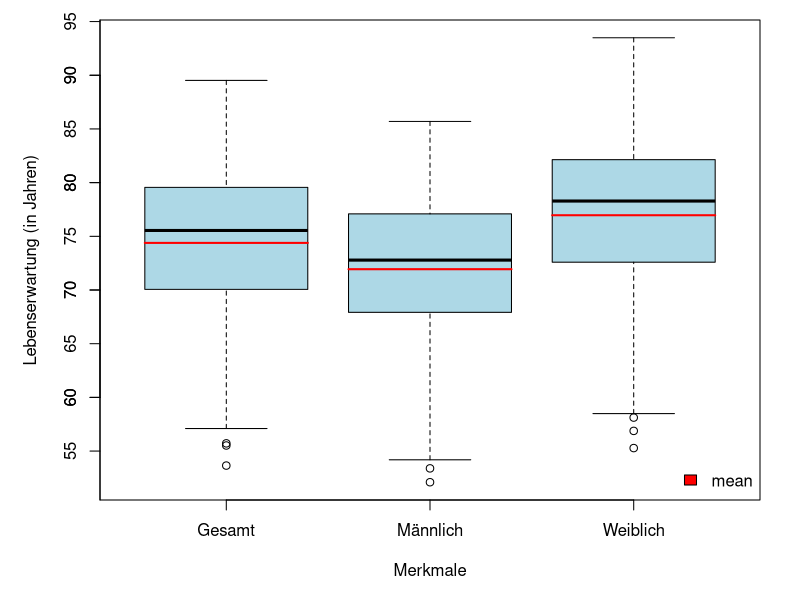
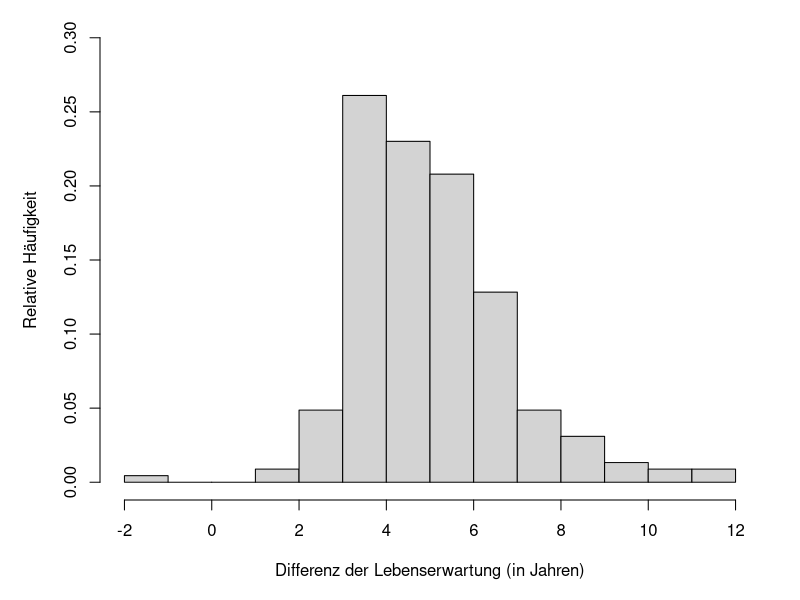
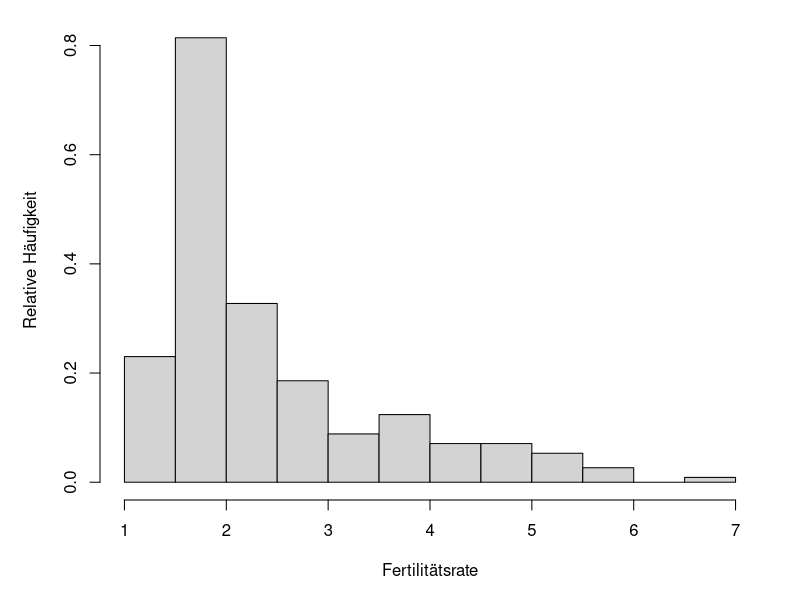
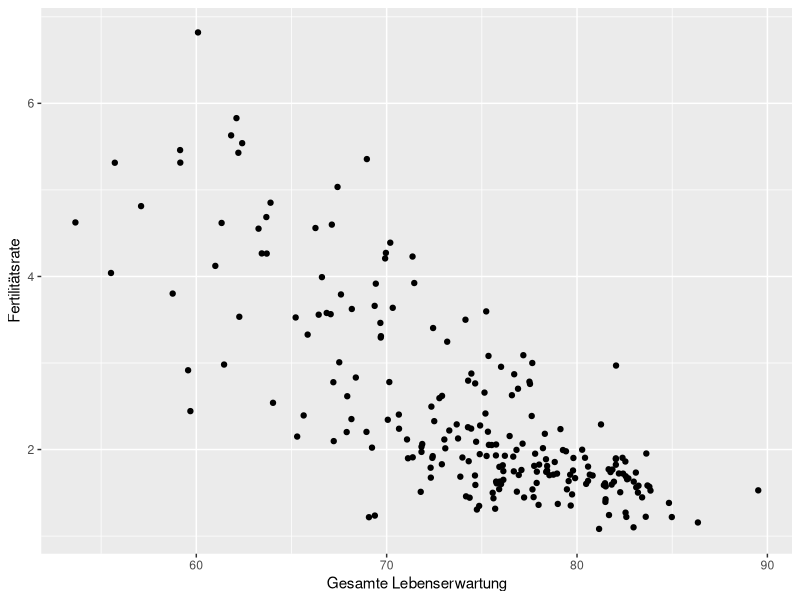
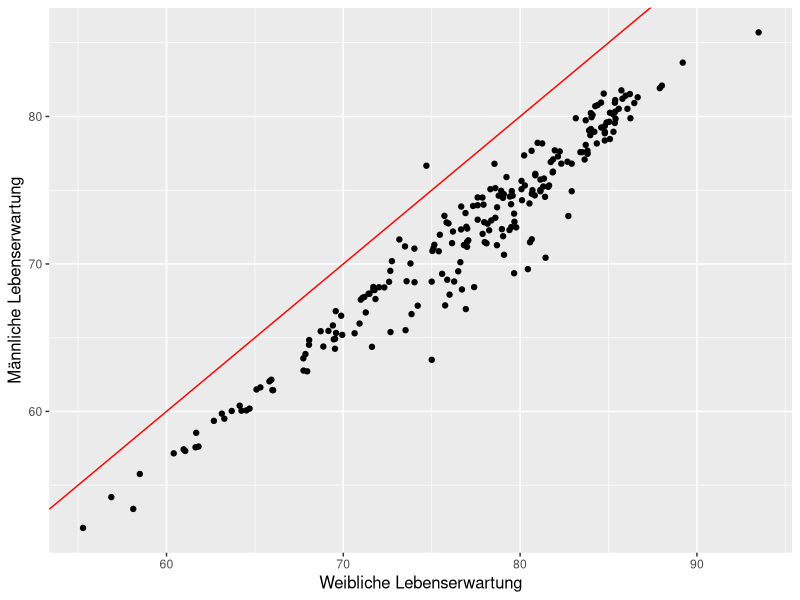
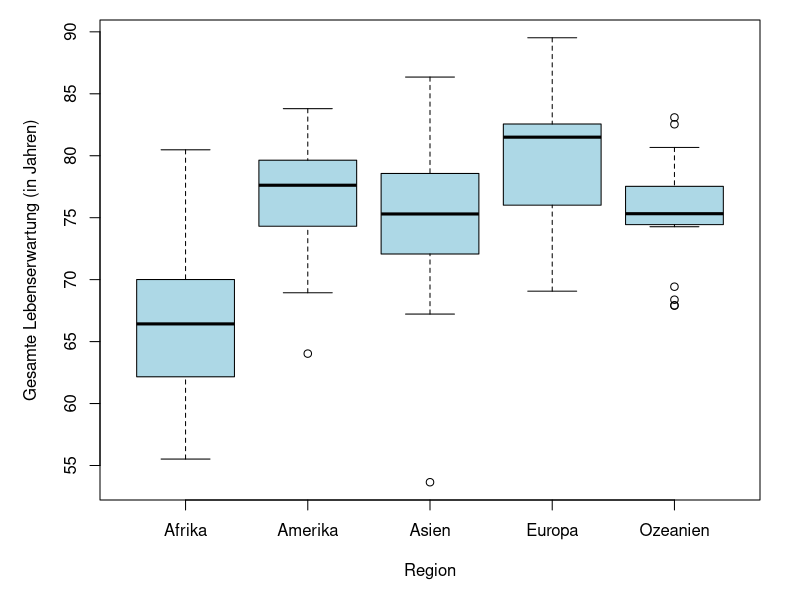
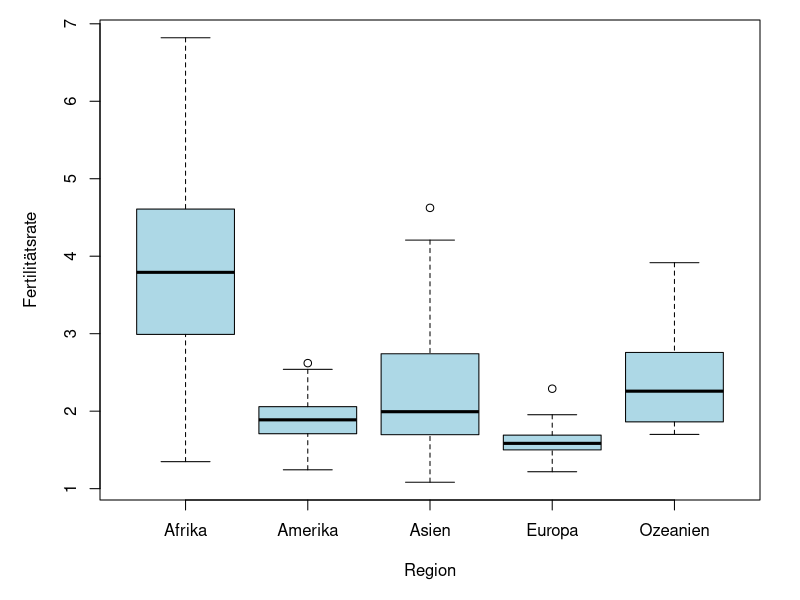
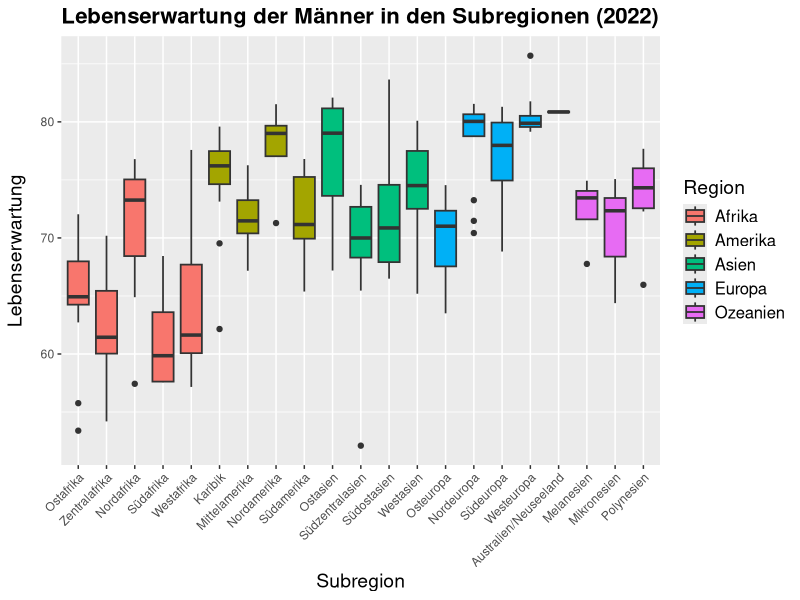

Write the R code that produced these figures, in order.
library(ggplot2)

setwd("C:/Users/alena/Documents/GitHub/Fallstudien-1/Projekt 1")

data <- read.csv("census_2022_2002.csv")
# Ueberblick ueber die Daten
dim(data)
head(data)
str(data)
summary(data)

# Entfernung von NA-Werten
data_noNA <- na.omit(data)

# Datensatz auf 2 abhaengig vom Jahr teilen
data2002 <- subset(data_noNA, Year == 2002)
dim(data2002)

data2022 <- subset(data_noNA, Year == 2022)
dim(data2022)


#1 - Haeufigkeitsverteilungen der Merkmale + Unterschiede zwischen Geschlechter
attach(data2022)

num_stat <- function(data) {
  var_name <- c("Gesamte Lebenserwartung", "Männliche Lebenserwartung", 
                "Weibliche Lebenserwartung", "Fertilitätsrate")
  result <- matrix(NA, nrow = length(data), ncol = 7)
  colnames(result) <- c("Variable", "min", "max", "IQR", "median", 
                        "mean", "sd")
  for(i in 1:length(data)) {
    var_data <- data[[i]]
    Max <- max(var_data)
    Min <- min(var_data)
    q1 <- quantile(var_data, 0.25)
    q3 <- quantile(var_data, 0.75)
    result[i, 1] <- var_name[i]
    result[i, 2] <- round(Min, 2)
    result[i, 3] <- round(Max,2)
    result[i, 4] <- round(q3 - q1,2)
    result[i, 5] <- round(median(var_data),2)
    result[i, 6] <- round(mean(var_data),2)
    result[i, 7] <- round(sd(var_data),2)
  } 
  return(as.data.frame(result))
}
num_data <- 3:6
num_stat(data2022[,num_data])

# Boxplots der Lebenserwartung (+ Unterschiede zwischen den Geschlechtern)
par(mar = c(5, 5, 1, 2))
boxplot(Life_Expectancy_Overall,
        Life_Expectancy_Male,
        Life_Expectancy_Female,
        names = c("Gesamt", "Männlich", "Weiblich"),
        ylab = "Lebenserwartung (in Jahren)",
        xlab = "Merkmale", horizontal = FALSE, col = "lightblue")
axis(2, at = seq(0, 100, by = 5))
means <- c(mean(Life_Expectancy_Overall),
           mean(Life_Expectancy_Male),
           mean(Life_Expectancy_Female))
segments(x0 = 1:3 - 0.4, y0 = means, x1 = 1:3 + 0.4, y1 = means, col = "red", lwd = 2)
legend("bottomright", legend = "mean", fill = "red", bty = "n")

# Differenz der Lebenserwartung (Frauen - Männer)
Diff_Lebenserwartung <- Life_Expectancy_Female - Life_Expectancy_Male
hist(Diff_Lebenserwartung, xlab = "Differenz der Lebenserwartung (in Jahren)",
     ylab = "Relative Häufigkeit",probability = TRUE,
     ylim = c(0, 0.30), breaks = -2:12, main = "")

# Histogramm für Fertilitätsrate
hist(Total_Fertility_Rate, xlab = "Fertilitätsrate", 
     ylab = "Relative Häufigkeit", probability = TRUE, main = "")

# Verteilung der Region mit Tabelle

table(Region)

# Verteilung der Subregion
table(Subregion)

################

#2 - bivariate Zusammenhaenge zwischen den Merkmalen

# Subregionen nach Region
table(Subregion, Region)

# Zusammenhang zwischen gesamten Lebenserwartung und Fertilitätsrate
# Streudiagramm
ggplot(data2022, aes(x = Life_Expectancy_Overall, y = Total_Fertility_Rate)) +
  geom_point() +
  labs(x = "Gesamte Lebenserwartung",
       y = "Fertilitätsrate")

# Zusammenhang zwischen Lebenserwartung von Frauen und Männer
# Streudiagramm
ggplot(data2022, aes(x = Life_Expectancy_Female, y = Life_Expectancy_Male)) +
  geom_point() +
  geom_abline(intercept = 0, slope = 1, color = "red", linetype = "solid") +
  labs(x = "Weibliche Lebenserwartung",
       y = "Männliche Lebenserwartung") +
  theme(
    axis.title.x = element_text(size = 12),
    axis.title.y = element_text(size = 12) 
  )

# Boxplot der Lebenserwartung nach Region
region_name = c("Afrika", "Amerika", "Asien", "Europa", "Ozeanien")

boxplot(Life_Expectancy_Overall ~ Region,
        ylab = "Gesamte Lebenserwartung (in Jahren)",
        xlab = "Region", horizontal = FALSE,
        names = region_name, col = "lightblue")

# Boxplot der Fertilitätsrate nach Region
boxplot(Total_Fertility_Rate ~ Region, 
        ylab = "Fertilitätsrate",
        xlab = "Region", horizontal = FALSE,
        col = "lightblue", names = region_name)


#3 - Unterschiede der Merkmale zwischen den Subregionen

# Subregionen ins Deutsche übersetzen und Region hinzufügen
data2022$Subregion[data2022$Subregion == "Eastern Africa"] <- "Ostafrika"
data2022$Subregion[data2022$Subregion == "Middle Africa"] <- "Zentralafrika"
data2022$Subregion[data2022$Subregion == "Northern Africa"] <- "Nordafrika"
data2022$Subregion[data2022$Subregion == "Southern Africa"] <- "Südafrika"
data2022$Subregion[data2022$Subregion == "Western Africa"] <- "Westafrika"
data2022$Subregion[data2022$Subregion == "Caribbean"] <- "Karibik"
data2022$Subregion[data2022$Subregion == "Central America"] <- "Mittelamerika"
data2022$Subregion[data2022$Subregion == "Northern America"] <- "Nordamerika"
data2022$Subregion[data2022$Subregion == "South America"] <- "Südamerika"
data2022$Subregion[data2022$Subregion == "Eastern Asia"] <- "Ostasien"
data2022$Subregion[data2022$Subregion == "South-Central Asia"] <- "Südzentralasien"
data2022$Subregion[data2022$Subregion == "South-Eastern Asia"] <- "Südostasien"
data2022$Subregion[data2022$Subregion == "Western Asia"] <- "Westasien"
data2022$Subregion[data2022$Subregion == "Eastern Europe"] <- "Osteuropa"
data2022$Subregion[data2022$Subregion == "Northern Europe"] <- "Nordeuropa"
data2022$Subregion[data2022$Subregion == "Southern Europe"] <- "Südeuropa"
data2022$Subregion[data2022$Subregion == "Western Europe"] <- "Westeuropa"
data2022$Subregion[data2022$Subregion == "Australia/New Zealand"] <- "Australien/Neuseeland"
data2022$Subregion[data2022$Subregion == "Melanesia"] <- "Melanesien"
data2022$Subregion[data2022$Subregion == "Micronesia"] <- "Mikronesien"
data2022$Subregion[data2022$Subregion == "Polynesia"] <- "Polynesien"

# Region hinzufügen basierend auf den Subregionen
data2022$Region <- ifelse(data2022$Subregion %in% c("Ostafrika", "Zentralafrika", "Nordafrika", "Südafrika", "Westafrika"), "Afrika",
                          ifelse(data2022$Subregion %in% c("Karibik", "Mittelamerika", "Nordamerika", "Südamerika"), "Amerika",
                                 ifelse(data2022$Subregion %in% c("Ostasien", "Südzentralasien", "Südostasien", "Westasien"), "Asien",
                                        ifelse(data2022$Subregion %in% c("Osteuropa", "Nordeuropa", "Südeuropa", "Westeuropa"), "Europa",
                                               ifelse(data2022$Subregion %in% c("Australien/Neuseeland", "Melanesien", "Mikronesien", "Polynesien"), "Ozeanien", 
                                                      NA)))))

# Sortieren der Daten nach Region und Subregion in neuer Variable year2022
year2022 <- data2022[order(Region, Subregion), ]


#########################
#Boxplots

#Boxplot Lebenserwartung der Männer in den Subregionen
# Boxplot mit ggplot2, nach Region gruppiert und mit farblicher Unterscheidung der Regionen
ggplot(year2022, aes(x = factor(Subregion, levels = unique(Subregion)), y = Life_Expectancy_Male, fill = Region)) +
  geom_boxplot(coef = 1.5, size = 0.6) +
  labs(title = "Lebenserwartung der Männer in den Subregionen (2022)",
       x = "Subregion",
       y = "Lebenserwartung",
       fill = "Region") +  # Legende für die Regionen hinzufügen
  theme(
    plot.title = element_text(size = 16, face = "bold"),  # Überschrift größer und fett
    axis.title.x = element_text(size = 14),  # x-Achsenbeschriftung größer
    axis.title.y = element_text(size = 14, margin = margin(r = 10)),  # y-Achsenbeschriftung größer
    axis.text.x = element_text(angle = 45, hjust = 1), # x-Achsenbeschriftung um 45 Grad drehen
    legend.text = element_text(size = 12),  # Legendentext größer
    legend.title = element_text(size = 14)  # Legendentitel größer
  )


# Boxplot Lebenserwartung der Frauen in den Subregionen
ggplot(year2022, aes(x = factor(Subregion, levels = unique(Subregion)), y = Life_Expectancy_Female, fill = Region)) +
  geom_boxplot(coef = 1.5, size = 0.6) +
  labs(title = "Lebenserwartung der Frauen in den Subregionen (2022)",
       x = "Subregion",
       y = "Lebenserwartung",
       fill = "Region") +  # Legende für die Regionen hinzufügen
  theme(
    plot.title = element_text(size = 16, face = "bold"),  # Überschrift größer und fett
    axis.title.x = element_text(size = 14),  # x-Achsenbeschriftung größer
    axis.title.y = element_text(size = 14, margin = margin(r = 10)),  # y-Achsenbeschriftung größer mit Abstand
    axis.text.x = element_text(angle = 45, hjust = 1), # x-Achsenbeschriftung um 45 Grad drehen
    legend.text = element_text(size = 12),  # Legendentext größer
    legend.title = element_text(size = 14)  # Legendentitel größer
  )

# Gesamte Lebenserwartung in den Subregionen (2022)
ggplot(year2022, aes(x = factor(Subregion, levels = unique(Subregion)), y = Life_Expectancy_Overall, fill = Region)) +
  geom_boxplot(coef = 1.5, size = 0.6) +
  labs(x = "Subregion",
       y = "Gesamte Lebenserwartung",
       fill = "Region:") +  # Legende für die Regionen hinzufügen
  theme(
    plot.title = element_text(size = 16, face = "bold"),
    axis.title.x = element_text(size = 14), 
    axis.title.y = element_text(size = 14, margin = margin(r = 10)), 
    axis.text.x = element_text(angle = 45, hjust = 1), 
    legend.text = element_text(size = 12), 
    legend.title = element_text(size = 14),
    legend.position = "top",
    legend.direction = "horizontal")


# Fertilitätsrate in den Subregionen (2022)
ggplot(year2022, aes(x = factor(Subregion, levels = unique(Subregion)), y = Total_Fertility_Rate, fill = Region)) +
  geom_boxplot(coef = 1.5, size = 0.6) +
  labs(x = "Subregion",
       y = "Fertilitätsrate",
       fill = "Region:") +  # Legende für die Regionen hinzufügen
  theme(
    plot.title = element_text(size = 16, face = "bold"), 
    axis.title.x = element_text(size = 14), 
    axis.title.y = element_text(size = 14, margin = margin(r = 10)),  
    axis.text.x = element_text(angle = 45, hjust = 1), 
    legend.text = element_text(size = 12),  
    legend.title = element_text(size = 14),
    legend.position = "top",
    legend.direction = "horizontal")

#####################
#Zusätzliche Grafik

# Boxplot Differenz der Lebenserwartung (Frauen - Männer) in den Subregionen
ggplot(year2022, aes(x = factor(Subregion, levels = unique(Subregion)), y = Life_Expectancy_Female - Life_Expectancy_Male, fill = Region)) +
  geom_boxplot(coef = 1.5, size = 0.6) +
  labs(title = "Differenz der Lebenserwartung in den Subregionen (2022)",
       x = "Subregion",
       y = "Lebenserwartung",
       fill = "Region") +  # Legende für die Regionen hinzufügen
  theme(
    plot.title = element_text(size = 16, face = "bold"),  # Überschrift größer und fett
    axis.title.x = element_text(size = 14),  # x-Achsenbeschriftung größer
    axis.title.y = element_text(size = 14, margin = margin(r = 10)),  # y-Achsenbeschriftung größer mit Abstand
    axis.text.x = element_text(angle = 45, hjust = 1), # x-Achsenbeschriftung um 45 Grad drehen
    legend.text = element_text(size = 12),  # Legendentext größer
    legend.title = element_text(size = 14)  # Legendentitel größer
  )

detach(data2022)

#4 - Vergleich von Merkmalen in 2002 und 2022

par(mfrow = c(1, 2))
# Gesamte Lebenserwartung in 2002 und 2022
boxplot(data2002$Life_Expectancy_Overall, data2022$Life_Expectancy_Overall,
        names = c("2002", "2022"),
        ylab = "Gesamte Lebenserwartung (in Jahren)", 
        xlab = "Jahr", col = "lightblue")

# Fertilitätsrate in 2002 und 2022
boxplot(data2002$Total_Fertility_Rate, data2022$Total_Fertility_Rate,
        names = c("2002", "2022"), ylab = "Fertilitätsrate", 
        xlab = "Jahr", col = "lightblue")
